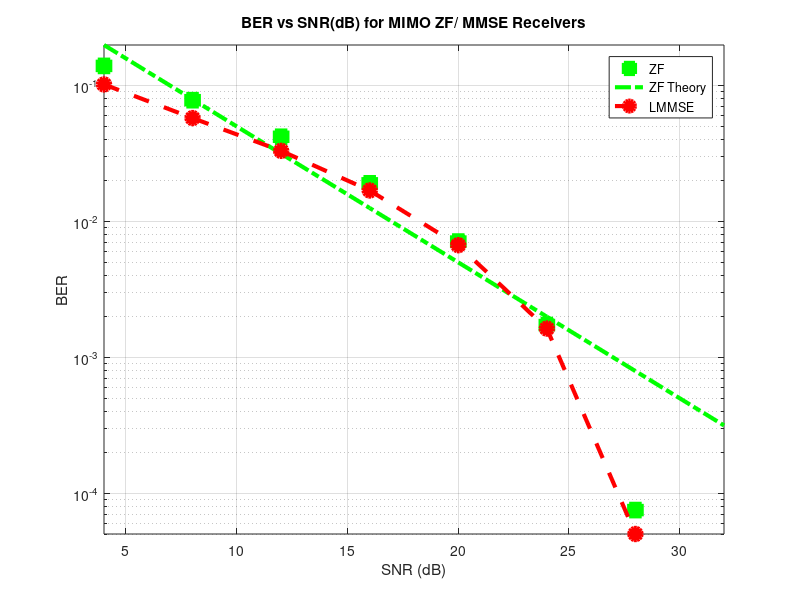

MATLAB code to generate this figure:
close all;
clear all;

blockLength = 1000;
nBlocks=10;
r=2;
t=2;
EbdB = 1.0:4.0:30.0;
Eb = 10.^(EbdB/10);
No = 1;
Es = 2*Eb;
SNR = Es/No;
SNRdB = 10*log10(SNR);
BER_ZF = zeros(1,length(EbdB));
BER_LMMSE = zeros(1,length(EbdB));
BERt = zeros(1,length(EbdB));

for blk=1:nBlocks
    %MIMO channel matrix
    H=1/sqrt(2)*(randn(r,t)+1j*randn(r,t));
    BitsI=randi([0,1],t,blockLength);
    BitsQ=randi([0,1],t,blockLength);
    Sym=(2*BitsI-1)+1j*(2*BitsQ-1);
    noise=sqrt(No/2)*(randn(r,blockLength)+1j*randn(r,blockLength));
    for K=1:length(EbdB)
        TxSym=sqrt(Eb(K))*Sym;
        RxSym=H*TxSym+noise;
        
        %ZF Receiver
        ZFRx=pinv(H);
        ZFout=ZFRx*RxSym;
        DecBitsI_ZF=(real(ZFout)>0);
        DecBitsQ_ZF=(imag(ZFout)>0);
        BER_ZF(K)=BER_ZF(K)+sum(sum(DecBitsI_ZF~=BitsI))+sum(sum(DecBitsQ_ZF~=BitsQ));
        
        %LMMSE receiver
        LMMSERx=inv(H'*H+No*eye(t)/Es(K))*H';
        LMMSEout=LMMSERx*RxSym;
        DecBitsI_LMMSE=(real(LMMSEout)>0);
        DecBitsQ_LMMSE=(imag(LMMSEout)>0);
        BER_LMMSE(K)=BER_LMMSE(K)+sum(sum(DecBitsI_LMMSE~=BitsI))+sum(sum(DecBitsQ_LMMSE~=BitsQ));
    end
end
    
BER_ZF = BER_ZF/blockLength/nBlocks/2/t;
BER_LMMSE = BER_LMMSE/blockLength/nBlocks/2/t;
L=r-t+1;
BERt = nchoosek(2*L-1, L)/2^L./SNR.^L;


semilogy(SNRdB,BER_ZF,'g  s','linewidth',3.0,'MarkerFaceColor','g','MarkerSize',9.0);
hold on;
semilogy(SNRdB,BERt,'g -.','linewidth',3.0,'MarkerFaceColor','g','MarkerSize',9.0);
semilogy(SNRdB,BER_LMMSE,'r -- o','linewidth',3.0,'MarkerFaceColor','r','MarkerSize',9.0);
axis tight;
grid on;
legend('ZF','ZF Theory','LMMSE')
xlabel('SNR (dB)');
ylabel('BER');
title('BER vs SNR(dB) for MIMO ZF/ MMSE Receivers');


